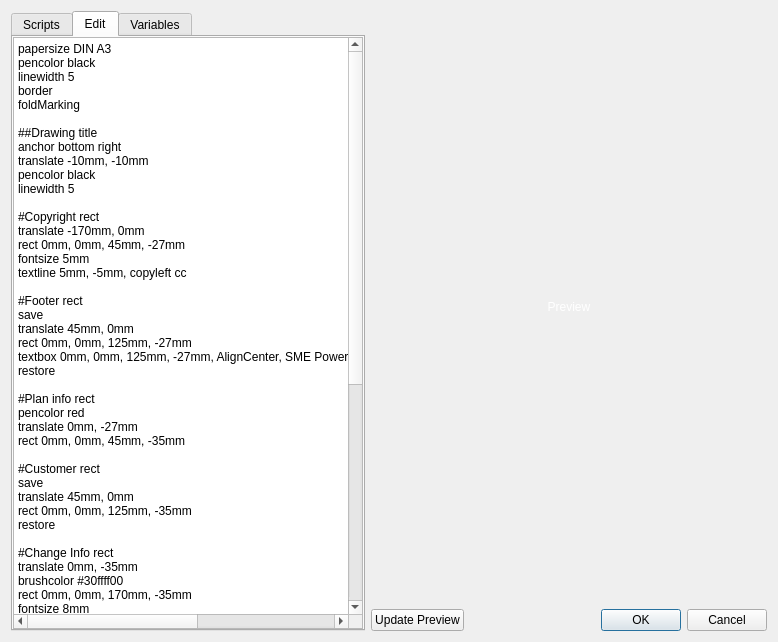
<?xml version="1.0" encoding="UTF-8"?>
<ui version="4.0">
 <class>printPaperTemplate</class>
 <widget class="QDialog" name="printPaperTemplate">
  <property name="geometry">
   <rect>
    <x>0</x>
    <y>0</y>
    <width>778</width>
    <height>642</height>
   </rect>
  </property>
  <property name="windowTitle">
   <string>Paper template</string>
  </property>
  <layout class="QGridLayout" name="gridLayout_2">
   <item row="0" column="0" rowspan="2">
    <widget class="QTabWidget" name="tabWidget">
     <property name="sizePolicy">
      <sizepolicy hsizetype="Maximum" vsizetype="Expanding">
       <horstretch>0</horstretch>
       <verstretch>0</verstretch>
      </sizepolicy>
     </property>
     <property name="currentIndex">
      <number>1</number>
     </property>
     <widget class="QWidget" name="tab_tree">
      <attribute name="title">
       <string>Scripts</string>
      </attribute>
      <layout class="QVBoxLayout" name="verticalLayout_tree">
       <property name="leftMargin">
        <number>0</number>
       </property>
       <property name="topMargin">
        <number>0</number>
       </property>
       <property name="rightMargin">
        <number>0</number>
       </property>
       <property name="bottomMargin">
        <number>0</number>
       </property>
       <item>
        <widget class="QTreeView" name="treeView_printscripts">
         <property name="contextMenuPolicy">
          <enum>Qt::CustomContextMenu</enum>
         </property>
         <property name="showDropIndicator" stdset="0">
          <bool>false</bool>
         </property>
         <property name="sortingEnabled">
          <bool>true</bool>
         </property>
         <attribute name="headerVisible">
          <bool>false</bool>
         </attribute>
        </widget>
       </item>
      </layout>
     </widget>
     <widget class="QWidget" name="tab_script">
      <attribute name="title">
       <string>Edit</string>
      </attribute>
      <layout class="QGridLayout" name="gridLayout_3">
       <property name="leftMargin">
        <number>0</number>
       </property>
       <property name="topMargin">
        <number>0</number>
       </property>
       <property name="rightMargin">
        <number>0</number>
       </property>
       <property name="bottomMargin">
        <number>0</number>
       </property>
       <property name="spacing">
        <number>0</number>
       </property>
       <item row="0" column="0">
        <widget class="QPlainTextEdit" name="plainTextEdit_script">
         <property name="sizePolicy">
          <sizepolicy hsizetype="Expanding" vsizetype="Expanding">
           <horstretch>0</horstretch>
           <verstretch>0</verstretch>
          </sizepolicy>
         </property>
         <property name="minimumSize">
          <size>
           <width>350</width>
           <height>0</height>
          </size>
         </property>
         <property name="lineWrapMode">
          <enum>QPlainTextEdit::NoWrap</enum>
         </property>
         <property name="plainText">
          <string notr="true">papersize DIN A3
pencolor black
linewidth 5
border
foldMarking

##Drawing title
anchor bottom right
translate -10mm, -10mm
pencolor black
linewidth 5

#Copyright rect
translate -170mm, 0mm
rect 0mm, 0mm, 45mm, -27mm
fontsize 5mm
textline 5mm, -5mm, copyleft cc

#Footer rect
save
translate 45mm, 0mm
rect 0mm, 0mm, 125mm, -27mm
textbox 0mm, 0mm, 125mm, -27mm, AlignCenter, SME PowerCad Demo Sheet
restore

#Plan info rect
pencolor red
translate 0mm, -27mm
rect 0mm, 0mm, 45mm, -35mm

#Customer rect
save
translate 45mm, 0mm
rect 0mm, 0mm, 125mm, -35mm
restore

#Change Info rect
translate 0mm, -35mm
brushcolor #30ffff00
rect 0mm, 0mm, 170mm, -35mm
fontsize 8mm
pencolor #20a040
textbox 0mm, 0mm, 170mm, -35mm, AlignCenter, This is a small demo sheet\n with openGL tile-rendered scene

#Preliminary info
pencolor #40ff0000
fontsize 32mm
translate 80mm, 0mm
rotate -45
translate -80mm, 0mm
textbox 0mm, 0mm, 170mm, -35mm, AlignCenter, Preliminary

#Drawing
reset
anchor top left
pencolor blue
linewidth 0.5mm
#brushcolor #50c0ffff
brushcolor transparent
scene 30mm, 15mm, 200mm, 260mm
rect 30mm, 15mm, 200mm, 260mm
#fontname URW Chancery L
#fontsize 24mm
#textbox 20mm, 5mm, 600mm, 560mm, AlignCenter, Here could be some drawing

</string>
         </property>
        </widget>
       </item>
      </layout>
     </widget>
     <widget class="QWidget" name="tab_variables">
      <attribute name="title">
       <string>Variables</string>
      </attribute>
      <layout class="QGridLayout" name="gridLayout">
       <property name="leftMargin">
        <number>0</number>
       </property>
       <property name="topMargin">
        <number>0</number>
       </property>
       <property name="rightMargin">
        <number>0</number>
       </property>
       <property name="bottomMargin">
        <number>0</number>
       </property>
       <property name="verticalSpacing">
        <number>3</number>
       </property>
       <item row="0" column="0">
        <widget class="QLabel" name="label">
         <property name="text">
          <string>Printscript</string>
         </property>
        </widget>
       </item>
       <item row="0" column="1">
        <layout class="QHBoxLayout" name="horizontalLayout_2">
         <item>
          <spacer name="horizontalSpacer_3">
           <property name="orientation">
            <enum>Qt::Horizontal</enum>
           </property>
           <property name="sizeHint" stdset="0">
            <size>
             <width>40</width>
             <height>20</height>
            </size>
           </property>
          </spacer>
         </item>
         <item>
          <widget class="QPushButton" name="btnPrintscriptVarAdd">
           <property name="sizePolicy">
            <sizepolicy hsizetype="Fixed" vsizetype="Fixed">
             <horstretch>0</horstretch>
             <verstretch>0</verstretch>
            </sizepolicy>
           </property>
           <property name="minimumSize">
            <size>
             <width>30</width>
             <height>30</height>
            </size>
           </property>
           <property name="maximumSize">
            <size>
             <width>30</width>
             <height>30</height>
            </size>
           </property>
           <property name="text">
            <string notr="true">+</string>
           </property>
          </widget>
         </item>
         <item>
          <widget class="QPushButton" name="btnPrintscriptVarDel">
           <property name="sizePolicy">
            <sizepolicy hsizetype="Fixed" vsizetype="Fixed">
             <horstretch>0</horstretch>
             <verstretch>0</verstretch>
            </sizepolicy>
           </property>
           <property name="minimumSize">
            <size>
             <width>30</width>
             <height>30</height>
            </size>
           </property>
           <property name="maximumSize">
            <size>
             <width>30</width>
             <height>30</height>
            </size>
           </property>
           <property name="text">
            <string notr="true">-</string>
           </property>
          </widget>
         </item>
        </layout>
       </item>
       <item row="1" column="0" colspan="2">
        <widget class="QTableWidget" name="tableWidget_psVariables">
         <property name="sizePolicy">
          <sizepolicy hsizetype="Expanding" vsizetype="Expanding">
           <horstretch>0</horstretch>
           <verstretch>0</verstretch>
          </sizepolicy>
         </property>
         <property name="selectionMode">
          <enum>QAbstractItemView::SingleSelection</enum>
         </property>
         <property name="selectionBehavior">
          <enum>QAbstractItemView::SelectRows</enum>
         </property>
         <property name="verticalScrollMode">
          <enum>QAbstractItemView::ScrollPerPixel</enum>
         </property>
         <attribute name="horizontalHeaderShowSortIndicator" stdset="0">
          <bool>true</bool>
         </attribute>
         <attribute name="horizontalHeaderStretchLastSection">
          <bool>true</bool>
         </attribute>
         <column>
          <property name="text">
           <string>Key</string>
          </property>
         </column>
         <column>
          <property name="text">
           <string>Value</string>
          </property>
         </column>
        </widget>
       </item>
       <item row="2" column="0">
        <widget class="QLabel" name="label_2">
         <property name="text">
          <string>Project</string>
         </property>
        </widget>
       </item>
       <item row="2" column="1">
        <layout class="QHBoxLayout" name="horizontalLayout_4">
         <item>
          <spacer name="horizontalSpacer_2">
           <property name="orientation">
            <enum>Qt::Horizontal</enum>
           </property>
           <property name="sizeHint" stdset="0">
            <size>
             <width>40</width>
             <height>20</height>
            </size>
           </property>
          </spacer>
         </item>
         <item>
          <widget class="QPushButton" name="btnProjectVarAdd">
           <property name="sizePolicy">
            <sizepolicy hsizetype="Fixed" vsizetype="Fixed">
             <horstretch>0</horstretch>
             <verstretch>0</verstretch>
            </sizepolicy>
           </property>
           <property name="minimumSize">
            <size>
             <width>30</width>
             <height>30</height>
            </size>
           </property>
           <property name="maximumSize">
            <size>
             <width>30</width>
             <height>30</height>
            </size>
           </property>
           <property name="text">
            <string notr="true">+</string>
           </property>
          </widget>
         </item>
         <item>
          <widget class="QPushButton" name="btnProjectVarDel">
           <property name="sizePolicy">
            <sizepolicy hsizetype="Fixed" vsizetype="Fixed">
             <horstretch>0</horstretch>
             <verstretch>0</verstretch>
            </sizepolicy>
           </property>
           <property name="minimumSize">
            <size>
             <width>30</width>
             <height>30</height>
            </size>
           </property>
           <property name="maximumSize">
            <size>
             <width>30</width>
             <height>30</height>
            </size>
           </property>
           <property name="text">
            <string notr="true">-</string>
           </property>
          </widget>
         </item>
        </layout>
       </item>
       <item row="3" column="0" colspan="2">
        <widget class="QTableWidget" name="tableWidget_projectVariables">
         <property name="sizePolicy">
          <sizepolicy hsizetype="Expanding" vsizetype="Expanding">
           <horstretch>0</horstretch>
           <verstretch>0</verstretch>
          </sizepolicy>
         </property>
         <property name="selectionMode">
          <enum>QAbstractItemView::SingleSelection</enum>
         </property>
         <property name="selectionBehavior">
          <enum>QAbstractItemView::SelectRows</enum>
         </property>
         <property name="verticalScrollMode">
          <enum>QAbstractItemView::ScrollPerPixel</enum>
         </property>
         <attribute name="horizontalHeaderShowSortIndicator" stdset="0">
          <bool>true</bool>
         </attribute>
         <attribute name="horizontalHeaderStretchLastSection">
          <bool>true</bool>
         </attribute>
         <column>
          <property name="text">
           <string>Key</string>
          </property>
         </column>
         <column>
          <property name="text">
           <string>Value</string>
          </property>
         </column>
        </widget>
       </item>
      </layout>
     </widget>
    </widget>
   </item>
   <item row="0" column="1">
    <widget class="QLabel" name="label_preview">
     <property name="sizePolicy">
      <sizepolicy hsizetype="Preferred" vsizetype="MinimumExpanding">
       <horstretch>0</horstretch>
       <verstretch>0</verstretch>
      </sizepolicy>
     </property>
     <property name="styleSheet">
      <string notr="true">border: 0;
/*background-color: qlineargradient(spread:pad, x1:0, y1:0, x2:0, y2:1, stop:0 rgba(120, 120, 120, 255), stop:1 rgba(50, 50, 50, 255));*/
color: white;</string>
     </property>
     <property name="text">
      <string>Preview</string>
     </property>
     <property name="alignment">
      <set>Qt::AlignCenter</set>
     </property>
    </widget>
   </item>
   <item row="1" column="1">
    <layout class="QHBoxLayout" name="horizontalLayout">
     <item>
      <widget class="QPushButton" name="pushButton_preview">
       <property name="sizePolicy">
        <sizepolicy hsizetype="Maximum" vsizetype="Fixed">
         <horstretch>0</horstretch>
         <verstretch>0</verstretch>
        </sizepolicy>
       </property>
       <property name="text">
        <string>Update Preview</string>
       </property>
      </widget>
     </item>
     <item>
      <spacer name="horizontalSpacer">
       <property name="orientation">
        <enum>Qt::Horizontal</enum>
       </property>
       <property name="sizeHint" stdset="0">
        <size>
         <width>40</width>
         <height>20</height>
        </size>
       </property>
      </spacer>
     </item>
     <item>
      <widget class="QDialogButtonBox" name="buttonBox">
       <property name="sizePolicy">
        <sizepolicy hsizetype="Maximum" vsizetype="Fixed">
         <horstretch>0</horstretch>
         <verstretch>0</verstretch>
        </sizepolicy>
       </property>
       <property name="orientation">
        <enum>Qt::Horizontal</enum>
       </property>
       <property name="standardButtons">
        <set>QDialogButtonBox::Cancel|QDialogButtonBox::Ok</set>
       </property>
      </widget>
     </item>
    </layout>
   </item>
  </layout>
 </widget>
 <resources/>
 <connections>
  <connection>
   <sender>buttonBox</sender>
   <signal>accepted()</signal>
   <receiver>printPaperTemplate</receiver>
   <slot>accept()</slot>
   <hints>
    <hint type="sourcelabel">
     <x>248</x>
     <y>254</y>
    </hint>
    <hint type="destinationlabel">
     <x>157</x>
     <y>274</y>
    </hint>
   </hints>
  </connection>
  <connection>
   <sender>buttonBox</sender>
   <signal>rejected()</signal>
   <receiver>printPaperTemplate</receiver>
   <slot>reject()</slot>
   <hints>
    <hint type="sourcelabel">
     <x>316</x>
     <y>260</y>
    </hint>
    <hint type="destinationlabel">
     <x>286</x>
     <y>274</y>
    </hint>
   </hints>
  </connection>
 </connections>
</ui>
